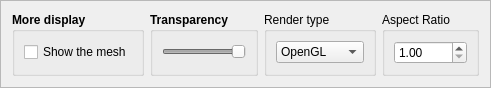
              <widget class="QFrame" name="frame_4">
               <property name="minimumSize">
                <size>
                 <width>0</width>
                 <height>0</height>
                </size>
               </property>
               <property name="maximumSize">
                <size>
                 <width>16777215</width>
                 <height>80</height>
                </size>
               </property>
               <property name="frameShape">
                <enum>QFrame::StyledPanel</enum>
               </property>
               <property name="frameShadow">
                <enum>QFrame::Raised</enum>
               </property>
               <layout class="QHBoxLayout" name="horizontalLayout_9">
                <item>
                 <widget class="QGroupBox" name="groupBox_13">
                  <property name="sizePolicy">
                   <sizepolicy hsizetype="Fixed" vsizetype="Preferred">
                    <horstretch>0</horstretch>
                    <verstretch>0</verstretch>
                   </sizepolicy>
                  </property>
                  <property name="font">
                   <font>
                    <weight>75</weight>
                    <bold>true</bold>
                   </font>
                  </property>
                  <property name="title">
                   <string>More display</string>
                  </property>
                  <layout class="QGridLayout" name="gridLayout_9">
                   <property name="topMargin">
                    <number>2</number>
                   </property>
                   <property name="bottomMargin">
                    <number>2</number>
                   </property>
                   <item row="0" column="0" colspan="2">
                    <widget class="QCheckBox" name="checkBox_showmesh">
                     <property name="sizePolicy">
                      <sizepolicy hsizetype="Preferred" vsizetype="Fixed">
                       <horstretch>0</horstretch>
                       <verstretch>0</verstretch>
                      </sizepolicy>
                     </property>
                     <property name="font">
                      <font>
                       <weight>50</weight>
                       <bold>false</bold>
                      </font>
                     </property>
                     <property name="text">
                      <string>Show the mesh</string>
                     </property>
                    </widget>
                   </item>
                  </layout>
                 </widget>
                </item>
                <item>
                 <widget class="QGroupBox" name="groupBox_5">
                  <property name="sizePolicy">
                   <sizepolicy hsizetype="Expanding" vsizetype="Preferred">
                    <horstretch>0</horstretch>
                    <verstretch>0</verstretch>
                   </sizepolicy>
                  </property>
                  <property name="minimumSize">
                   <size>
                    <width>0</width>
                    <height>0</height>
                   </size>
                  </property>
                  <property name="maximumSize">
                   <size>
                    <width>16777215</width>
                    <height>16777215</height>
                   </size>
                  </property>
                  <property name="font">
                   <font>
                    <weight>75</weight>
                    <bold>true</bold>
                   </font>
                  </property>
                  <property name="title">
                   <string>Transparency</string>
                  </property>
                  <layout class="QVBoxLayout" name="verticalLayout_5">
                   <property name="sizeConstraint">
                    <enum>QLayout::SetDefaultConstraint</enum>
                   </property>
                   <property name="topMargin">
                    <number>2</number>
                   </property>
                   <property name="bottomMargin">
                    <number>2</number>
                   </property>
                   <item>
                    <widget class="QSlider" name="horizontalSlider_transp">
                     <property name="enabled">
                      <bool>false</bool>
                     </property>
                     <property name="sizePolicy">
                      <sizepolicy hsizetype="Expanding" vsizetype="Fixed">
                       <horstretch>0</horstretch>
                       <verstretch>0</verstretch>
                      </sizepolicy>
                     </property>
                     <property name="minimumSize">
                      <size>
                       <width>0</width>
                       <height>20</height>
                      </size>
                     </property>
                     <property name="maximum">
                      <number>100</number>
                     </property>
                     <property name="value">
                      <number>100</number>
                     </property>
                     <property name="orientation">
                      <enum>Qt::Horizontal</enum>
                     </property>
                    </widget>
                   </item>
                  </layout>
                 </widget>
                </item>
                <item>
                 <widget class="QGroupBox" name="groupBox_2">
                  <property name="title">
                   <string>Render type</string>
                  </property>
                  <layout class="QVBoxLayout" name="verticalLayout">
                   <item>
                    <widget class="QComboBox" name="comboBox_rendertype">
                     <property name="toolTip">
                      <string>Need to restart Qgis to take effect</string>
                     </property>
                     <item>
                      <property name="text">
                       <string>OpenGL</string>
                      </property>
                     </item>
                     <item>
                      <property name="text">
                       <string>MatPlotLib</string>
                      </property>
                     </item>
                    </widget>
                   </item>
                  </layout>
                 </widget>
                </item>
                <item>
                 <widget class="QGroupBox" name="groupBox_3">
                  <property name="sizePolicy">
                   <sizepolicy hsizetype="Fixed" vsizetype="Preferred">
                    <horstretch>0</horstretch>
                    <verstretch>0</verstretch>
                   </sizepolicy>
                  </property>
                  <property name="maximumSize">
                   <size>
                    <width>100</width>
                    <height>16777215</height>
                   </size>
                  </property>
                  <property name="title">
                   <string>Aspect Ratio</string>
                  </property>
                  <layout class="QHBoxLayout" name="horizontalLayout_5">
                   <item>
                    <widget class="QDoubleSpinBox" name="doubleSpinBox_aspectratio">
                     <property name="minimum">
                      <double>1.000000000000000</double>
                     </property>
                     <property name="maximum">
                      <double>5.000000000000000</double>
                     </property>
                     <property name="singleStep">
                      <double>0.500000000000000</double>
                     </property>
                     <property name="value">
                      <double>1.000000000000000</double>
                     </property>
                    </widget>
                   </item>
                  </layout>
                 </widget>
                </item>
               </layout>
              </widget>
